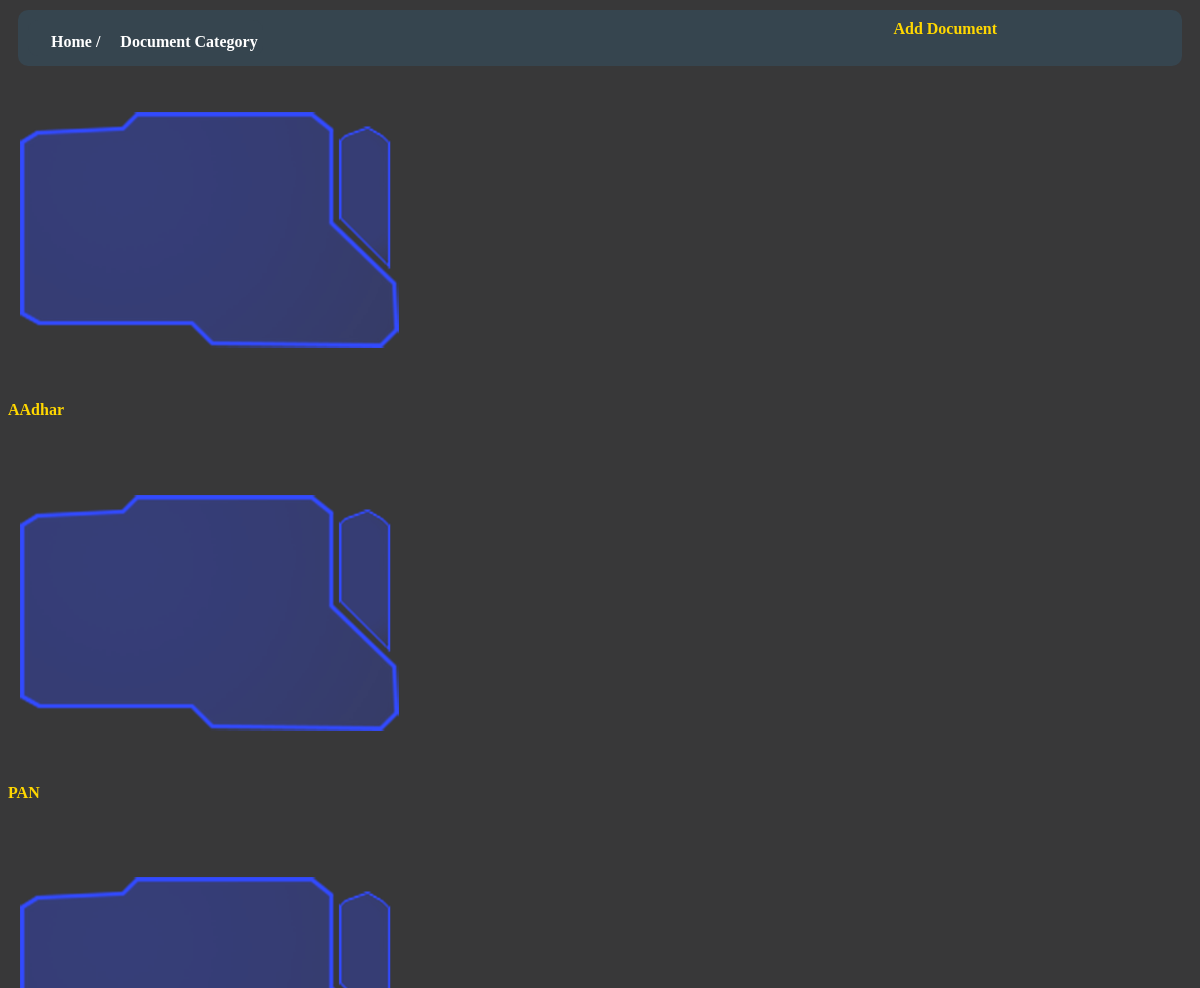
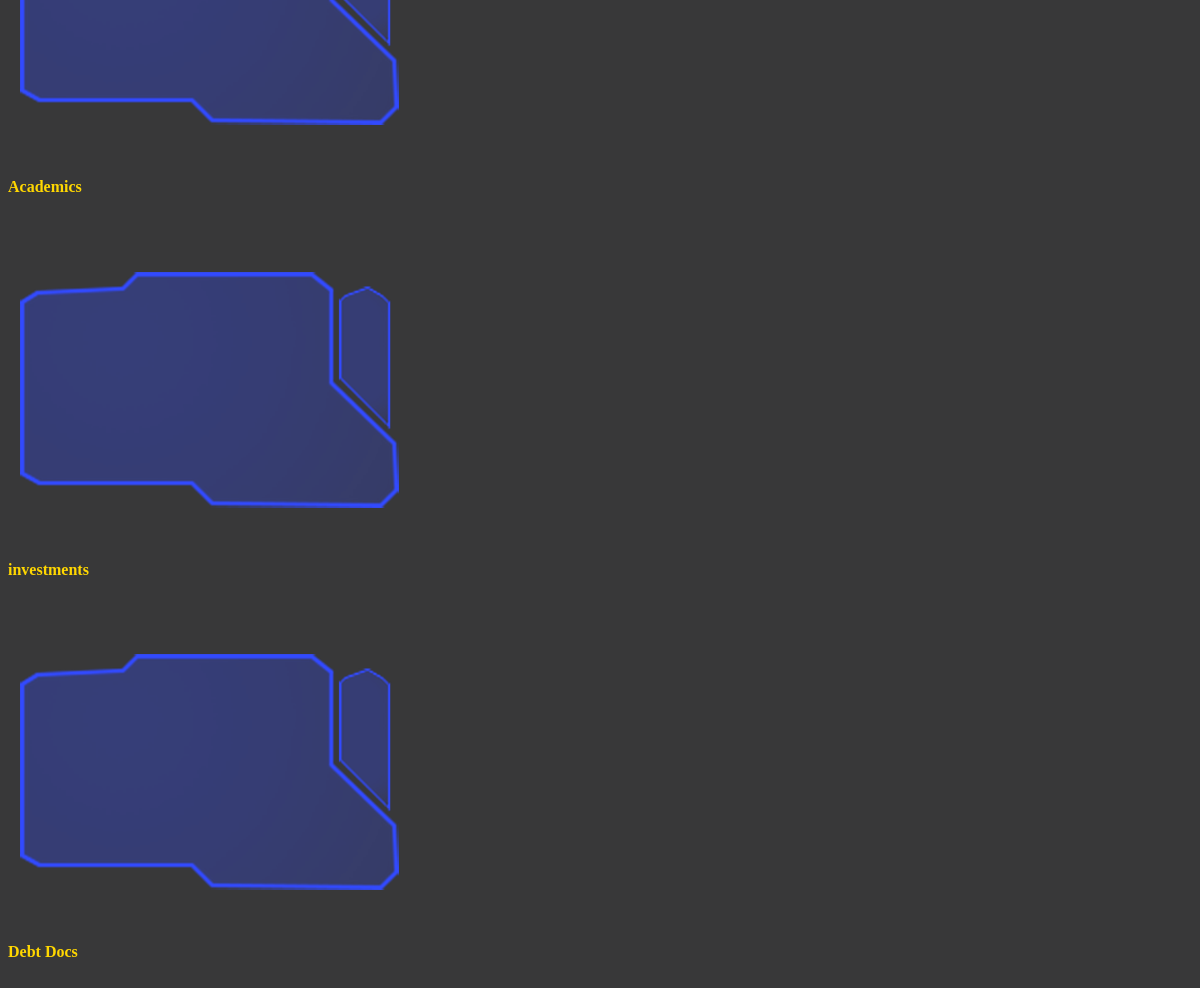
Screenshot of /doc_manager/ with the database file from the repository (2 pictures, top to bottom).
### DOCMA/models.py (models this page shows, shortened)
class doc_type(models.Model):
    type = models.CharField(max_length=200)
    subtype = models.CharField(max_length=200, default='NA')
    cat2 = models.CharField(max_length=200, default='NA')

### DOCMA/views.py (the view)
# urls.py: path('' , v.doc_manger_home ),
def doc_manger_home(request):
    document_type = doc_type.objects.values_list('type', flat=True)
    context = {
        'doc_type': document_type
    }
    print(context)
    return render(request, "docma_home.html", context)

### Templates/docma_home.html (shortened to what this page needs)
{% load static %}
<!DOCTYPE html>
<html lang="en">
<head>
    <link rel="stylesheet" href="{% static 'dem/docma_home_styles.css' %}">
</head>
<body class="page">
<div class="nav-bar">
<div class = "home">
    <a href = '/home/'>Home /</a>
    <a href = '/doc_manager/'>Document Category</a>
</div>
    <div class = "home-button">
    <a href = 'add_doc/'>Add Document</a>
    </div>
</div>
<div class="cards-holder">
{% for i in doc_type %}
<div class="doc-card">
   <img class = 'di' src="  {% static 'fcon2.png' %}">
    <a  href="doc_viewer/{{i}}/"> <h4 class="typetext"> {{i}} </h4> </a>
</div>
{% endfor %}
    </div>
</body>
</html>

### static/dem/docma_home_styles.css (style rules this page uses)
.page { background-color : #383839; background-size: 1200px 800px; }
a { text-decoration : none; color:gold; }
.home { display:flex; background-color : #36454F; padding-top : 8px; border-radius: 10px; justify-content :left; padding-left : 8px; }
.home a { color : white; }
.filter-bar input , select , a { border-radius: 6px; padding:5px; margin-left: 10px; font-weight: bold ; }
.nav-bar { display:flex; background-color: #36454F; margin:10px; padding: 10px; border-radius: 10px; justify-content: space-between; padding-right:180px; }

### rows the page displays
doc_type: type "AAdhar"
doc_type: type "PAN"
doc_type: type "Academics"
doc_type: type "investments"
doc_type: type "Debt Docs"
